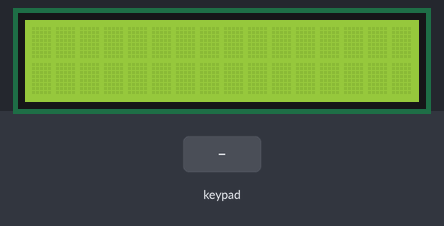
Recording of a sketch running on a simulated Arduino Mega 2560, built with avr-gcc and run on an emulated ATmega2560. On the bench: 16×2 character LCD. The test bench sets the inputs (shaded band).

Above: at 1.2 s.
1.3 s: keypad keys 3 6 3 4 3 2 3 0 = pressed 0.4 s apart
At 4.8 s:
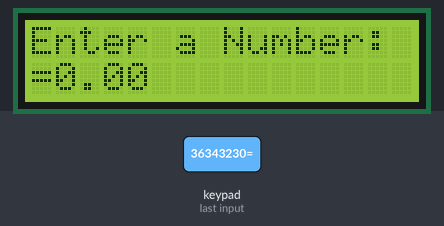
6.4 s: keypad keys 7 + 5 = pressed 0.4 s apart
At 8.5 s:
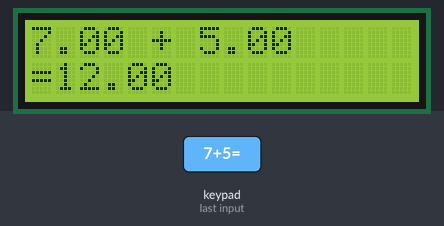
9.5 s: keypad keys 9 - 4 = pressed 0.4 s apart
At 12.1 s:
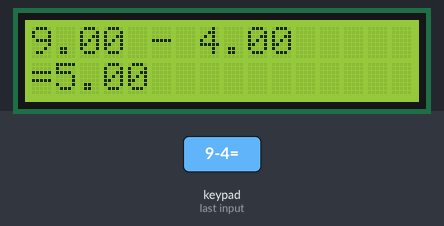
12.6 s: keypad keys 8 / 2 = pressed 0.4 s apart
At 14.5 s:
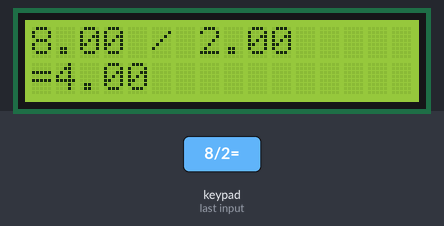
15.7 s: key '=' pressed
At 16.9 s:
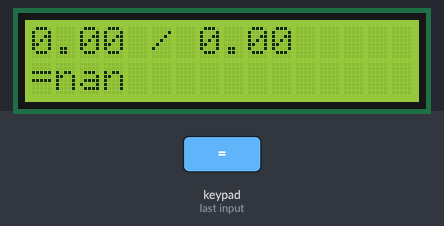
17.2 s: keypad keys 2 8 2 6 2 4 2 2 = pressed 0.4 s apart
At 20.8 s:
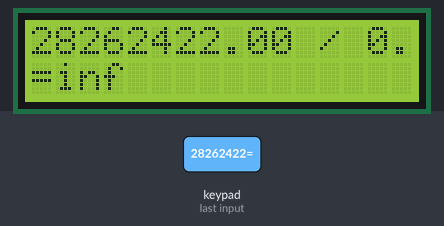
Timing chart, 0 to 22.3 s (numbered marks = the images above; inputs shaded):
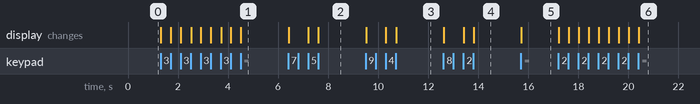

The sketch:

Keypad-and-LCD-OG.ino
```cpp
#include <Keypad.h>
#include <LiquidCrystal.h>
double num1 = 0;
double num2 = 0;
double total = 0;
boolean numnew = false;
boolean addition = false;
boolean subraction = false;
boolean multiply = false;
boolean divide = false;
boolean isfloat = false;
int digits = 1;
int space = 0;


const byte numRows = 4; //number of rows on the keypad
const byte numCols = 4; //number of columns on the keypad

//keymap defines the key pressed according to the row and columns
char keymap[numRows][numCols] =
{
  {'1', '2', '3', '+'},
  {'4', '5', '6', '-'},
  {'7', '8', '9', 'x'},
  {'.', '0', '=', '/'}
};

//Code that shows the the keypad connections to the Arduino terminals
byte rowPins[numRows] = {36, 34, 32, 30}; //Rows 0 to 3
byte colPins[numCols] = {28, 26, 24, 22};    //Columns 0 to 3

//initializes an instance of the Keypad class
Keypad myKeypad = Keypad(makeKeymap(keymap), rowPins, colPins, numRows, numCols);

LiquidCrystal lcd (8, 9, 4, 5, 6, 7);  // select the pins used on the LCD panel

void setup() {
  lcd.begin(16, 2);
  lcd.print(" ");
}


void LcdClearLine(int r) {
  lcd.setCursor(0, r);
  for (int i = 0; i < 16; i = i + 1) {
    lcd.print(" ");
  }
}


//If key is pressed, this key is stored in 'keypressed' variable and printed out
void loop() {
  char keypressed = myKeypad.getKey();
  /*if (keypressed != NO_KEY) {
    lcd.setCursor(0, 1);   // Place the cursor on the 0 position of the row 1
    lcd.print(keypressed);    //Print variable times which increase (+1)every time the loop is executed
    delay(500);
    }*/
  if (keypressed == '+') {
    addition = true;
    subraction = false;
    multiply = false;
    divide = false;
    numnew = true;
    isfloat = false;
    digits = 1;

  }
  else if (keypressed == '-') {
    addition = false;
    subraction = true;
    multiply = false;
    divide = false;
    numnew = true;
    isfloat = false;
    digits = 1;
  }
  else if (keypressed == 'x') {
    multiply = true;
    addition = false;
    subraction = false;
    divide = false;
    numnew = true;
    isfloat = false;
    digits = 1;
  }
  else if (keypressed == '/') {
    addition = false;
    subraction = false;
    multiply = false;
    divide = true;
    numnew = true;
    isfloat = false;
    digits = 1;
  }
  else if (keypressed == '.') {
    isfloat = true;
  }

  else if (keypressed >= '0' && keypressed <= '9') {
    if (numnew == true) {
      if (isfloat) {
        num2 = (num2 * (pow(10,digits)) + keypressed - '0') / (pow(10,digits));
        digits += 1;
      }
      else {
        num2 = num2 * 10  + keypressed - '0';
      }
      LcdClearLine(0);
      LcdClearLine(1);
      lcd.setCursor(0, 0);
      lcd.print("Enter a Number: ");
      lcd.setCursor(0, 1);
      lcd.print(num2);
    }
    else {
      if (isfloat) {
        num1 = (num1 * (pow(10,digits)) + keypressed - '0') / (pow(10,digits));
        digits += 1;
      }
      else {
        num1 = num1 * 10  + keypressed - '0';
      }

      LcdClearLine(0);
      LcdClearLine(1);
      //LcdClearLine(total);
      lcd.setCursor(0, 0);
      lcd.print("Enter a Number: ");
      lcd.setCursor(0, 1);
      lcd.print(num1);
    }
  }


  else if (keypressed == '=' ) {
    if (addition == true) {
      LcdClearLine(0);
      lcd.setCursor(0, 0);
      lcd.print(String(num1) + " + " + String(num2));
      total = num1 + num2;
      isfloat = false;
      digits = 1;
    }
    else if (subraction == true) {
      LcdClearLine(0);
      lcd.setCursor(0, 0);
      lcd.print(String(num1) + " - " + String(num2));
      total = num1 - num2;
      isfloat = false;
      digits = 1;
    }
    else if (multiply == true) {
      LcdClearLine(0);
      lcd.setCursor(0, 0);
      lcd.print(String(num1) + " x " + String(num2));
      total = num1 * num2;
      isfloat = false;
      digits = 1;
    }
    else if (divide == true) {
      LcdClearLine(0);
      lcd.setCursor(0, 0);
      lcd.print(String(num1) + " / " + String(num2));
      total = num1 / num2;
      isfloat = false;
      digits = 1;
    }

    LcdClearLine(1);
    lcd.setCursor(0, 1);
    lcd.print(char('='));
    lcd.print(total);
    if (num1 == 4 && num2 == 1 && subraction == true) {
      lcd.print(" Quick Maths");
    }
    num1 = 0;
    num2 = 0;
    numnew = false;
    addition == false;
    subraction == false;
    multiply == false;
    divide == false;
  }


}
```

Measured:
- after the input at 1.3 s, the display: first changes at once (image 1 shows a later state)
- after the input at 6.4 s, the display: first changes at once (image 2 shows a later state)
- after the input at 9.5 s, the display: first changes at once (image 3 shows a later state)
- after the input at 12.6 s, the display: first changes at once (image 4 shows a later state)
- after the input at 15.7 s, the display: changes at once (image 5)
- after the input at 17.2 s, the display: first changes at once (image 6 shows a later state)
